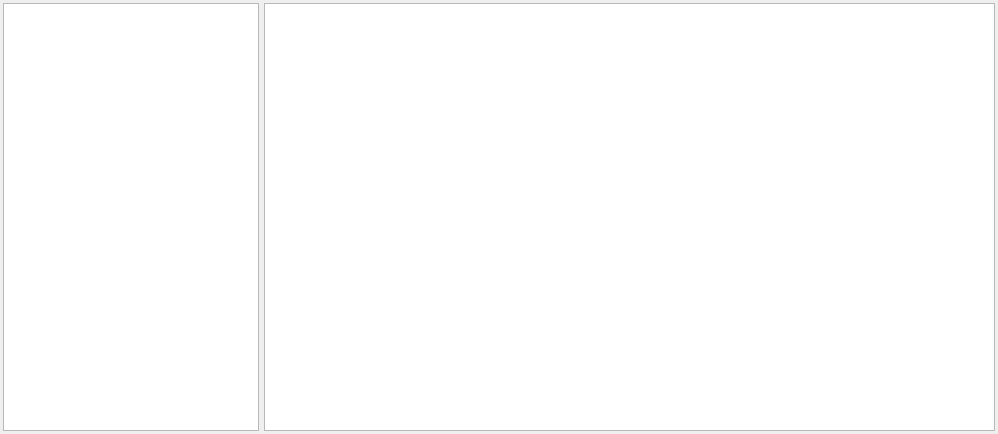
<?xml version="1.0" encoding="UTF-8"?>
<ui version="4.0">
 <class>CollectionBrowser</class>
 <widget class="QWidget" name="CollectionBrowser">
  <property name="windowModality">
   <enum>Qt::WindowModal</enum>
  </property>
  <property name="geometry">
   <rect>
    <x>0</x>
    <y>0</y>
    <width>998</width>
    <height>434</height>
   </rect>
  </property>
  <property name="sizePolicy">
   <sizepolicy hsizetype="Preferred" vsizetype="Preferred">
    <horstretch>0</horstretch>
    <verstretch>0</verstretch>
   </sizepolicy>
  </property>
  <property name="windowTitle">
   <string>Form</string>
  </property>
  <layout class="QHBoxLayout" name="horizontalLayout">
   <property name="spacing">
    <number>5</number>
   </property>
   <property name="sizeConstraint">
    <enum>QLayout::SetDefaultConstraint</enum>
   </property>
   <property name="leftMargin">
    <number>3</number>
   </property>
   <property name="topMargin">
    <number>3</number>
   </property>
   <property name="rightMargin">
    <number>3</number>
   </property>
   <property name="bottomMargin">
    <number>3</number>
   </property>
   <item>
    <widget class="collectionTreeView" name="folderBrowser">
     <property name="sizePolicy">
      <sizepolicy hsizetype="Expanding" vsizetype="Expanding">
       <horstretch>0</horstretch>
       <verstretch>0</verstretch>
      </sizepolicy>
     </property>
     <property name="frameShape">
      <enum>QFrame::StyledPanel</enum>
     </property>
     <property name="frameShadow">
      <enum>QFrame::Sunken</enum>
     </property>
     <property name="editTriggers">
      <set>QAbstractItemView::NoEditTriggers</set>
     </property>
     <property name="showDropIndicator" stdset="0">
      <bool>false</bool>
     </property>
     <property name="dragEnabled">
      <bool>false</bool>
     </property>
     <property name="dragDropOverwriteMode">
      <bool>false</bool>
     </property>
     <property name="dragDropMode">
      <enum>QAbstractItemView::DropOnly</enum>
     </property>
     <property name="defaultDropAction">
      <enum>Qt::MoveAction</enum>
     </property>
     <property name="alternatingRowColors">
      <bool>false</bool>
     </property>
     <property name="selectionMode">
      <enum>QAbstractItemView::SingleSelection</enum>
     </property>
     <property name="rootIsDecorated">
      <bool>true</bool>
     </property>
     <property name="itemsExpandable">
      <bool>true</bool>
     </property>
     <property name="sortingEnabled">
      <bool>true</bool>
     </property>
     <property name="animated">
      <bool>false</bool>
     </property>
     <property name="allColumnsShowFocus">
      <bool>false</bool>
     </property>
     <property name="headerHidden">
      <bool>true</bool>
     </property>
     <attribute name="headerVisible">
      <bool>false</bool>
     </attribute>
     <attribute name="headerStretchLastSection">
      <bool>true</bool>
     </attribute>
    </widget>
   </item>
   <item>
    <widget class="collectionListView" name="browser">
     <property name="sizePolicy">
      <sizepolicy hsizetype="Expanding" vsizetype="Expanding">
       <horstretch>150</horstretch>
       <verstretch>0</verstretch>
      </sizepolicy>
     </property>
     <property name="focusPolicy">
      <enum>Qt::WheelFocus</enum>
     </property>
     <property name="contextMenuPolicy">
      <enum>Qt::CustomContextMenu</enum>
     </property>
     <property name="inputMethodHints">
      <set>Qt::ImhNone</set>
     </property>
     <property name="frameShape">
      <enum>QFrame::StyledPanel</enum>
     </property>
     <property name="frameShadow">
      <enum>QFrame::Plain</enum>
     </property>
     <property name="sizeAdjustPolicy">
      <enum>QAbstractScrollArea::AdjustIgnored</enum>
     </property>
     <property name="editTriggers">
      <set>QAbstractItemView::EditKeyPressed|QAbstractItemView::SelectedClicked</set>
     </property>
     <property name="tabKeyNavigation">
      <bool>false</bool>
     </property>
     <property name="showDropIndicator" stdset="0">
      <bool>false</bool>
     </property>
     <property name="dragEnabled">
      <bool>false</bool>
     </property>
     <property name="dragDropOverwriteMode">
      <bool>false</bool>
     </property>
     <property name="dragDropMode">
      <enum>QAbstractItemView::DragDrop</enum>
     </property>
     <property name="defaultDropAction">
      <enum>Qt::IgnoreAction</enum>
     </property>
     <property name="alternatingRowColors">
      <bool>false</bool>
     </property>
     <property name="selectionMode">
      <enum>QAbstractItemView::ExtendedSelection</enum>
     </property>
     <property name="iconSize">
      <size>
       <width>48</width>
       <height>48</height>
      </size>
     </property>
     <property name="textElideMode">
      <enum>Qt::ElideMiddle</enum>
     </property>
     <property name="verticalScrollMode">
      <enum>QAbstractItemView::ScrollPerItem</enum>
     </property>
     <property name="horizontalScrollMode">
      <enum>QAbstractItemView::ScrollPerItem</enum>
     </property>
     <property name="movement">
      <enum>QListView::Snap</enum>
     </property>
     <property name="isWrapping" stdset="0">
      <bool>true</bool>
     </property>
     <property name="resizeMode">
      <enum>QListView::Adjust</enum>
     </property>
     <property name="layoutMode">
      <enum>QListView::Batched</enum>
     </property>
     <property name="spacing">
      <number>20</number>
     </property>
     <property name="gridSize">
      <size>
       <width>120</width>
       <height>120</height>
      </size>
     </property>
     <property name="viewMode">
      <enum>QListView::IconMode</enum>
     </property>
     <property name="modelColumn">
      <number>0</number>
     </property>
     <property name="uniformItemSizes">
      <bool>false</bool>
     </property>
     <property name="batchSize">
      <number>50</number>
     </property>
     <property name="wordWrap">
      <bool>true</bool>
     </property>
     <property name="selectionRectVisible">
      <bool>true</bool>
     </property>
    </widget>
   </item>
  </layout>
 </widget>
 <customwidgets>
  <customwidget>
   <class>collectionTreeView</class>
   <extends>QTreeView</extends>
   <header>Collections/collectiontreeview.h</header>
  </customwidget>
  <customwidget>
   <class>collectionListView</class>
   <extends>QListView</extends>
   <header location="global">Collections/collectionlistview.h</header>
  </customwidget>
 </customwidgets>
 <resources/>
 <connections/>
</ui>
